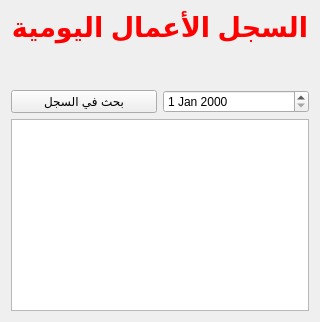
                <widget class="QWidget" name="tab_5">
                 <attribute name="title">
                  <string>Tab 2</string>
                 </attribute>
                 <layout class="QGridLayout" name="gridLayout_8">
                  <item row="0" column="0">
                   <layout class="QGridLayout" name="gridLayout_15">
                    <item row="0" column="0">
                     <widget class="QLabel" name="label_2">
                      <property name="text">
                       <string>&lt;html&gt;&lt;head/&gt;&lt;body&gt;&lt;p align=&quot;center&quot;&gt;&lt;span style=&quot; font-size:20pt; font-weight:600; color:#ff0000;&quot;&gt;السجل الأعمال اليومية&lt;/span&gt;&lt;/p&gt;&lt;p align=&quot;center&quot;&gt;&lt;br/&gt;&lt;/p&gt;&lt;/body&gt;&lt;/html&gt;</string>
                      </property>
                     </widget>
                    </item>
                    <item row="1" column="0">
                     <layout class="QHBoxLayout" name="horizontalLayout_5">
                      <item>
                       <widget class="QPushButton" name="pushButton_2">
                        <property name="text">
                         <string>بحث في السجل</string>
                        </property>
                       </widget>
                      </item>
                      <item>
                       <widget class="QDateEdit" name="dateEdit"/>
                      </item>
                     </layout>
                    </item>
                    <item row="2" column="0">
                     <widget class="QTableWidget" name="tableWidget_2">
                      <property name="selectionMode">
                       <enum>QAbstractItemView::SingleSelection</enum>
                      </property>
                      <property name="selectionBehavior">
                       <enum>QAbstractItemView::SelectRows</enum>
                      </property>
                      <property name="verticalScrollMode">
                       <enum>QAbstractItemView::ScrollPerItem</enum>
                      </property>
                      <property name="horizontalScrollMode">
                       <enum>QAbstractItemView::ScrollPerPixel</enum>
                      </property>
                      <attribute name="horizontalHeaderCascadingSectionResizes">
                       <bool>false</bool>
                      </attribute>
                      <attribute name="horizontalHeaderDefaultSectionSize">
                       <number>200</number>
                      </attribute>
                      <attribute name="horizontalHeaderMinimumSectionSize">
                       <number>50</number>
                      </attribute>
                      <attribute name="horizontalHeaderShowSortIndicator" stdset="0">
                       <bool>false</bool>
                      </attribute>
                     </widget>
                    </item>
                   </layout>
                  </item>
                 </layout>
                </widget>
